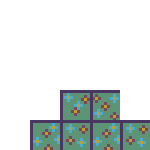
#> input picture tile_13.bmp, 150 x 150 px
$ python 'код для поворота картинок.py'
#> lines starting #> are read from the running program, lines starting #| are printed output that depends on the picture
from PIL import Image, ImageOps
import sys

try:
    im = Image.open('tile_13.bmp')
#> im is the input picture: PIL image 150x150 RGB; mean R, G, B 216.7, 224.2, 221.8
except IOError:
    print('error')
    sys.exit(1)

rot90 = im.rotate(90)
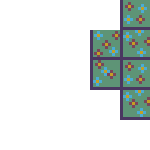
#> rot90: PIL image 150x150 RGB; mean R, G, B 216.7, 224.2, 221.8
rot180 = im.rotate(180)
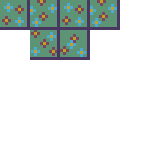
#> rot180: PIL image 150x150 RGB; mean R, G, B 216.7, 224.2, 221.8
rot270 = im.rotate(270)
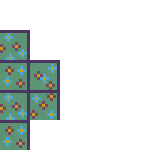
#> rot270: PIL image 150x150 RGB; mean R, G, B 216.7, 224.2, 221.8
rot90.save('tile_13_rot90.bmp')
rot180.save('tile_13_rot180.bmp')
rot270.save('tile_13_rot270.bmp')
# mirrored = ImageOps.flip(im)
# mirrored.save('?.bmp')

$ run again, with tile_11.bmp copied over tile_13.bmp
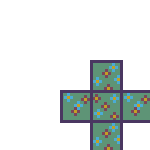
#> input picture tile_11.bmp, 150 x 150 px
#> im is the input picture: PIL image 150x150 RGB; mean R, G, B 220.2, 226.2, 224.9
#> `rot180 = im.rotate(180)`:
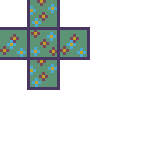
#> rot180: PIL image 150x150 RGB; mean R, G, B 220.2, 226.2, 224.9
#> `rot270 = im.rotate(270)`:
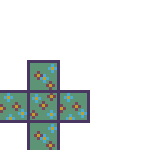
#> rot270: PIL image 150x150 RGB; mean R, G, B 220.2, 226.2, 224.9
